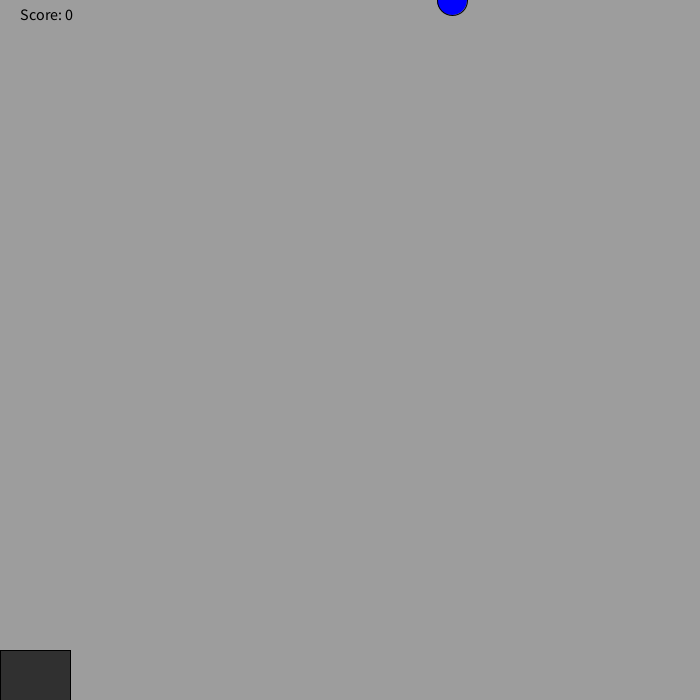
Frame 1 (no input)
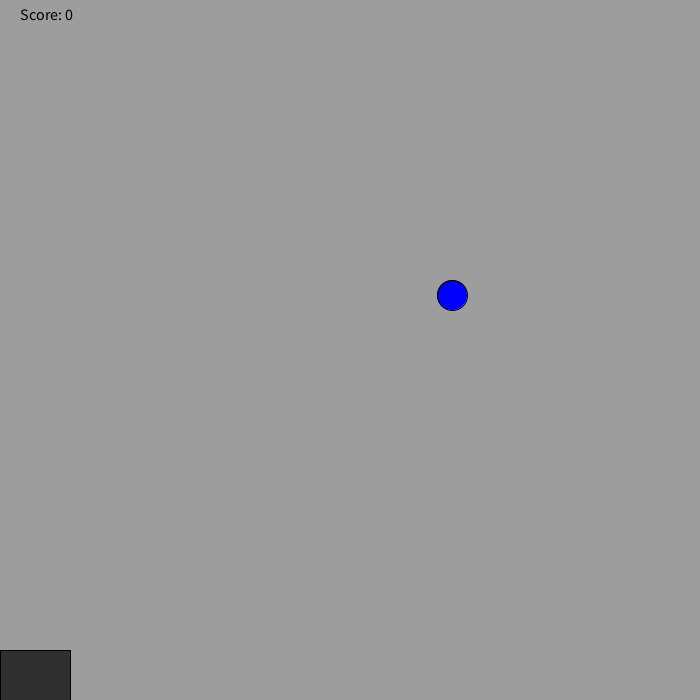
Frame 60 (the mouse pressed at the canvas centre just before this capture)
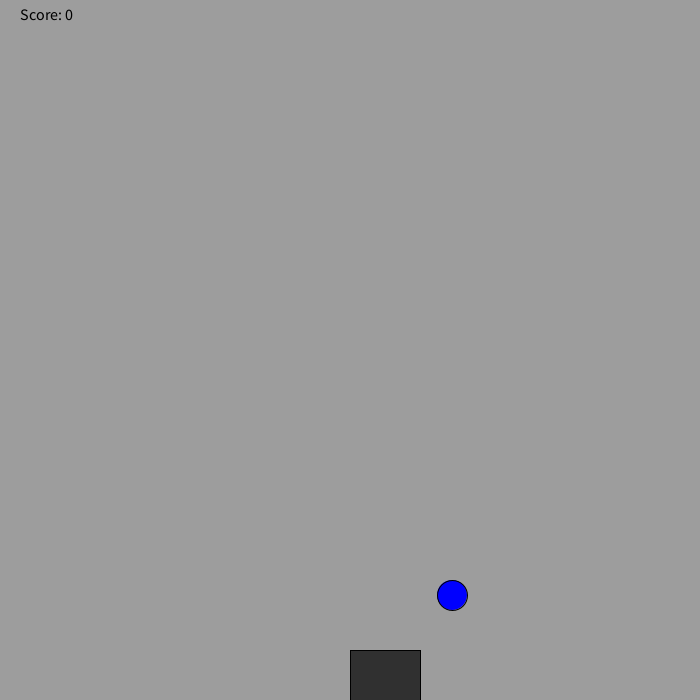
Frame 120 (the mouse held since frame 60 and released just before this capture)

The Processing sketch that drew these frames (run headless with seeded random() and noise(); from frame 60 on, the mouse is pressed at the canvas centre):

// Processing sketch: sketch_200720a
// ── sketch_200720a.pde
int y = 0;
 int randomNumber = (int) random(700);
 int score=0;
void setup (){
  size(700,700);
  
}
void draw() {
  background(#9D9D9D);
  fill(0,0,255);
  stroke(0,0,0);
 
  ellipse(randomNumber,y,30,30);
  y+=5;
  if(y==700){
   y=0; 
checkCatch (randomNumber);
randomNumber =(int) random (700);
  }
  fill(48,48,48);
  rect (mouseX, 650, 70,50);
 
  fill(0, 0, 0);
    textSize(16);
    text("Score: " + score, 20, 20);
}
void checkCatch(int x){
         if (x > mouseX && x < mouseX+100)
            score++;
         else if (score > 0) 
            score--;
        println("Your score is now: " + score);
    }
